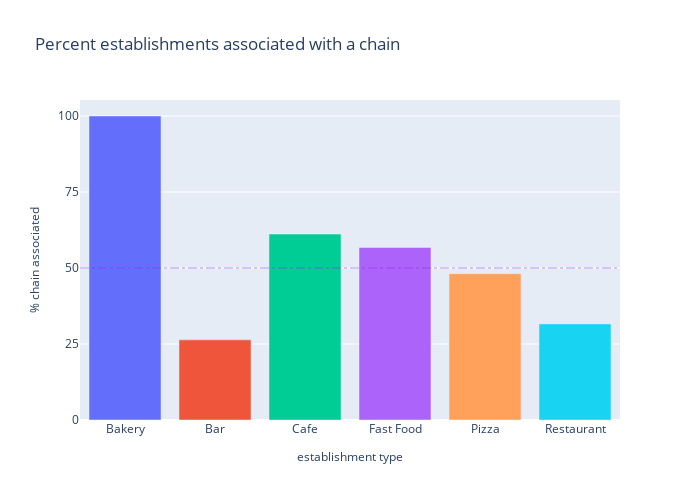

The cell this chart's notebook holds for it:
### Code cell
fig = go.Figure()

fig = px.bar(
        is_chain_by_type,
        x='object_type',
        y='is_chain_percent',
        color='object_type',
        title='Percent establishments associated with a chain'
    )

fig.update_layout(
    dict(width=700, height=500)
)
fig.update_yaxes(
    title="<span style='font-size:12px'>% chain associated</span>",
    dtick=25
)

fig.update_xaxes(
    title="<span style='font-size:12px'>establishment type</span>",
)

fig.add_hline(
    y=50,
    line=dict(
        color='blueviolet',
        width=0.5,
        dash='dashdot'
    )
)

fig.update_traces(
    showlegend=False
)

### Figure 1 — Plotly figure (JSON) as saved in the notebook; plotly's stock layout.template omitted (floating-point values rounded to 4 significant figures)
{"data": [{"alignmentgroup": "True", "hovertemplate": "object_type=%{x}<br>is_chain_percent=%{y}<extra></extra>", "legendgroup": "Bakery", "marker": {"color": "#636efa", "pattern": {"shape": ""}}, "name": "Bakery", "offsetgroup": "Bakery", "orientation": "v", "showlegend": false, "textposition": "auto", "type": "bar", "x": ["Bakery"], "xaxis": "x", "y": [100], "yaxis": "y"}, {"alignmentgroup": "True", "hovertemplate": "object_type=%{x}<br>is_chain_percent=%{y}<extra></extra>", "legendgroup": "Bar", "marker": {"color": "#EF553B", "pattern": {"shape": ""}}, "name": "Bar", "offsetgroup": "Bar", "orientation": "v", "showlegend": false, "textposition": "auto", "type": "bar", "x": ["Bar"], "xaxis": "x", "y": [26.37], "yaxis": "y"}, {"alignmentgroup": "True", "hovertemplate": "object_type=%{x}<br>is_chain_percent=%{y}<extra></extra>", "legendgroup": "Cafe", "marker": {"color": "#00cc96", "pattern": {"shape": ""}}, "name": "Cafe", "offsetgroup": "Cafe", "orientation": "v", "showlegend": false, "textposition": "auto", "type": "bar", "x": ["Cafe"], "xaxis": "x", "y": [61.15], "yaxis": "y"}, {"alignmentgroup": "True", "hovertemplate": "object_type=%{x}<br>is_chain_percent=%{y}<extra></extra>", "legendgroup": "Fast Food", "marker": {"color": "#ab63fa", "pattern": {"shape": ""}}, "name": "Fast Food", "offsetgroup": "Fast Food", "orientation": "v", "showlegend": false, "textposition": "auto", "type": "bar", "x": ["Fast Food"], "xaxis": "x", "y": [56.75], "yaxis": "y"}, {"alignmentgroup": "True", "hovertemplate": "object_type=%{x}<br>is_chain_percent=%{y}<extra></extra>", "legendgroup": "Pizza", "marker": {"color": "#FFA15A", "pattern": {"shape": ""}}, "name": "Pizza", "offsetgroup": "Pizza", "orientation": "v", "showlegend": false, "textposition": "auto", "type": "bar", "x": ["Pizza"], "xaxis": "x", "y": [48.12], "yaxis": "y"}, {"alignmentgroup": "True", "hovertemplate": "object_type=%{x}<br>is_chain_percent=%{y}<extra></extra>", "legendgroup": "Restaurant", "marker": {"color": "#19d3f3", "pattern": {"shape": ""}}, "name": "Restaurant", "offsetgroup": "Restaurant", "orientation": "v", "showlegend": false, "textposition": "auto", "type": "bar", "x": ["Restaurant"], "xaxis": "x", "y": [31.62], "yaxis": "y"}], "layout": {"barmode": "relative", "height": 500, "legend": {"title": {"text": "object_type"}, "tracegroupgap": 0}, "shapes": [{"line": {"color": "blueviolet", "dash": "dashdot", "width": 0.5}, "type": "line", "x0": 0, "x1": 1, "xref": "x domain", "y0": 50, "y1": 50, "yref": "y"}], "title": {"text": "Percent establishments associated with a chain"}, "width": 700, "xaxis": {"anchor": "y", "autorange": true, "categoryarray": ["Bakery", "Bar", "Cafe", "Fast Food", "Pizza", "Restaurant"], "categoryorder": "array", "domain": [0, 1], "range": [-0.5, 5.5], "title": {"text": "<span style='font-size:12px'>establishment type</span>"}, "type": "category"}, "yaxis": {"anchor": "x", "autorange": true, "domain": [0, 1], "dtick": 25, "range": [0, 105.3], "title": {"text": "<span style='font-size:12px'>% chain associated</span>"}, "type": "linear"}}}
